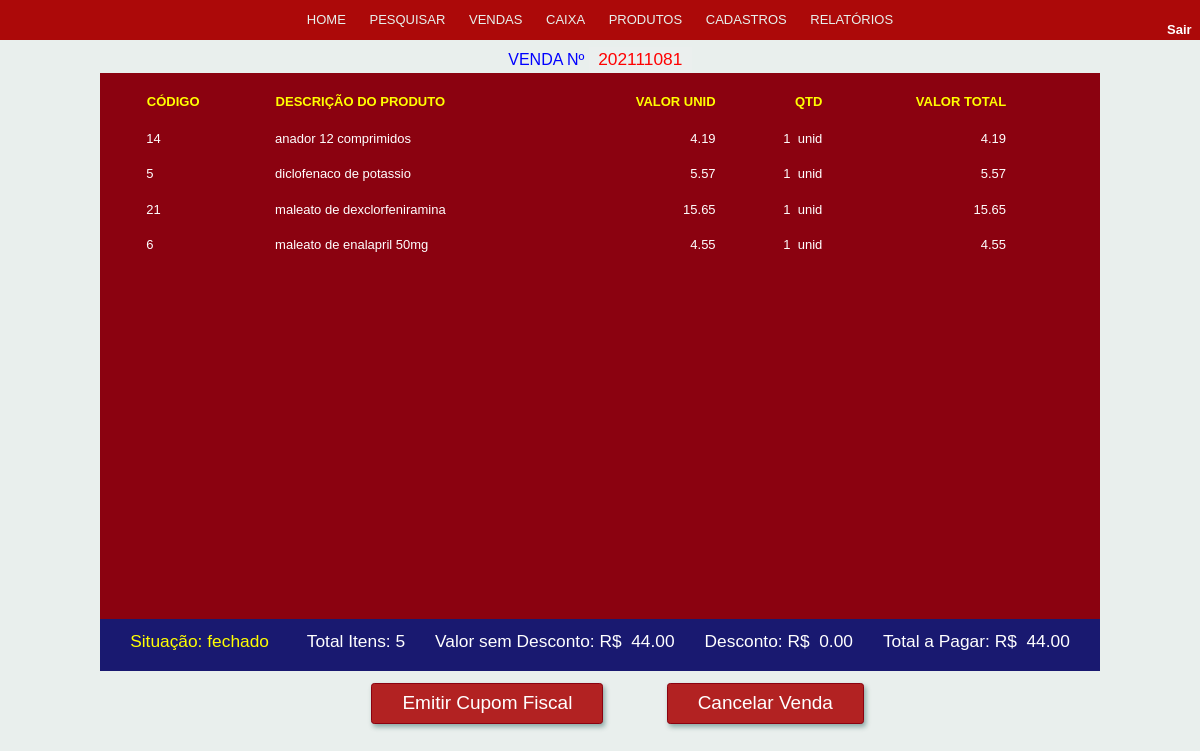
/view/DetalharVenda.php?id_venda_up=46, run on the app's committed database.
### tables this page shows
CREATE TABLE IF NOT EXISTS `venda` (
  `id_venda` INT NOT NULL AUTO_INCREMENT,
  `codigo_venda` INT(15) NOT NULL,
  `pessoa_id_pessoa_vendedor` INT NULL,
  `pessoa_id_pessoa_cliente` INT NULL,
  `data_venda` VARCHAR(11) NULL,
  `tipo_pagamento` ENUM('a vista', 'debito', 'credito') NULL,
  `status_venda` ENUM('aberto', 'fechado', 'cancelado') NULL,
  `valor_venda_sem_desconto` DECIMAL(10,2) NULL,
  `desconto` DECIMAL(10,2) NULL,
  `valor_venda_com_desconto` DECIMAL(10,2) NULL,
  `total_item_venda` INT NULL,
  INDEX `fk_venda_pessoa1_idx` (`pessoa_id_pessoa_vendedor` ASC) ,
  INDEX `fk_venda_pessoa2_idx` (`pessoa_id_pessoa_cliente` ASC) ,
  UNIQUE INDEX `id_venda_UNIQUE` (`id_venda` ASC) ,
  PRIMARY KEY (`id_venda`),
  CONSTRAINT `fk_venda_pessoa1`
    FOREIGN KEY (`pessoa_id_pessoa_vendedor`)
    REFERENCES `pessoa` (`id_pessoa`)
    ON DELETE NO ACTION
    ON UPDATE NO ACTION,
  CONSTRAINT `fk_venda_pessoa2`
    FOREIGN KEY (`pessoa_id_pessoa_cliente`)
    REFERENCES `pessoa` (`id_pessoa`)
    ON DELETE NO ACTION
    ON UPDATE NO ACTION);

CREATE TABLE IF NOT EXISTS `produto` (
  `id_produto` INT NOT NULL AUTO_INCREMENT,
  `nome_produto` VARCHAR(60) NOT NULL,
  `preco_custo` DECIMAL(10,2) NULL,
  `preco_venda` DECIMAL(10,2) NULL,
  `codigo_barras` VARCHAR(45) NULL,
  `pessoa_id_pessoa` INT NOT NULL,
  PRIMARY KEY (`id_produto`),
  INDEX `fk_produto_pessoa1_idx` (`pessoa_id_pessoa` ASC) ,
  CONSTRAINT `fk_produto_pessoa1`
    FOREIGN KEY (`pessoa_id_pessoa`)
    REFERENCES `pessoa` (`id_pessoa`)
    ON DELETE NO ACTION
    ON UPDATE NO ACTION);

CREATE TABLE IF NOT EXISTS `item_Venda` (
  `id_item_venda` INT NOT NULL AUTO_INCREMENT,
  `venda_id_venda` INT NOT NULL,
  `produto_id_produto` INT NOT NULL,
  `quantidade_item` INT NULL,
  `valor_total_item` DECIMAL(10,2) NULL,
  PRIMARY KEY (`id_item_venda`),
  INDEX `fk_Item_Venda_venda1_idx` (`venda_id_venda` ASC) ,
  INDEX `fk_Item_Venda_produto1_idx` (`produto_id_produto` ASC) ,
  CONSTRAINT `fk_Item_Venda_venda1`
    FOREIGN KEY (`venda_id_venda`)
    REFERENCES `venda` (`id_venda`)
    ON DELETE NO ACTION
    ON UPDATE NO ACTION,
  CONSTRAINT `fk_Item_Venda_produto1`
    FOREIGN KEY (`produto_id_produto`)
    REFERENCES `produto` (`id_produto`)
    ON DELETE NO ACTION
    ON UPDATE NO ACTION);

### model/Venda.php (called while the page is built, shortened)
<?php
require_once 'Conexao.php';
require_once 'Produto.php';
require_once 'ItemVenda.php';
class Venda
{
    public function selectVendaId($id_venda)
    {
        $conexao = new Conexao();
        $dados = $conexao->pdo->prepare("SELECT * FROM venda WHERE id_venda = :id");
        $dados->bindValue(":id", $id_venda);
        $dados->execute();
        $dadosSelecionados = $dados->fetchAll(PDO::FETCH_ASSOC);
        return $dadosSelecionados;
    }
}
?>

### model/Conexao.php (called while the page is built, shortened)
<?php
class Conexao {
   public $dbname = "projeto_cristofarma";
   public $host = "localhost";
   public $user = "root";
   public $senha = "";
    function __construct()
    {
        try {
            $this->pdo  = new PDO("mysql:dbname=" . $this->dbname . ";host=" . $this->host, $this->user, $this->senha);
        } catch (PDOException $e) {
            echo "Erro com Banco de Dados: " . $e->getMessage();
            exit();
        } catch (Exception $e) {
            echo "Erro Generico: " . $e->getMessage();
            exit();
        }
    }
}
?>

### model/ItemVenda.php (called while the page is built, shortened)
<?php
require_once 'Produto.php';
require_once 'Venda.php';
require_once 'Conexao.php';
class ItemVenda
{
    public function selectItemVendaLikeId($id_venda){
        $conexao = new Conexao();
        $dados = $conexao->pdo->prepare(" SELECT * FROM item_venda WHERE venda_id_venda = :idv");
        $dados->bindValue("idv", $id_venda);
        $dados->execute();
        $dadosSelecionados = $dados->fetchAll(PDO::FETCH_ASSOC);
        return $dadosSelecionados;
    }
}
?>

### model/Produto.php (called while the page is built, shortened)
<?php
require_once 'Conexao.php';
require_once 'Venda.php';
class Produto
{
        public function selectProduto($id_up)
    {
        $conexao = new Conexao();
        $dados  = $conexao->pdo->prepare("SELECT * FROM produto WHERE id_produto = :id" );
        $dados->bindValue("id", $id_up);
        $dados->execute();
        $dadosSelecionados = $dados->fetch(PDO::FETCH_ASSOC);
        return $dadosSelecionados;
    }
}
?>

### view/DetalharVenda.php (the view, shortened to what this page needs)
<!doctype html>
<html lang="pt">
<head>
  <link rel="stylesheet" href="../css/bootstrap/nav/navegador.css">
  <link rel="stylesheet" href="../css/estilo.css">
</head>
<body>
  <header>
    <nav class="dp-menu">
      <ul>
        <li><a href="home.php">HOME</a></li>
        <li><a href="#">PESQUISAR</a>
        </li>
        <li><a href="Vendas.php">VENDAS</a></li>
        <li><a href="Caixa.php">CAIXA</a></li>
        <li><a href="#">PRODUTOS</a>
        </li>
        <li><a href="Cadastros.php">CADASTROS</a></li>
        <li><a href="#">RELATÓRIOS</a>
      </ul>
    </nav>
  </header>
  <div id="divSair">
    <a href="../index.php">Sair</a>
  </div>
  <section id="detalharVenda" style="height: 610px;; border: none;">
    <form id="detalharVenda" style="margin-left: 1%; margin-right: 1%;" action="" method="POST">
      <?php
      require_once '../model/Produto.php';
      require_once '../model/Venda.php';
      require_once '../model/Cupom.php';
      $produto = new Produto();
      $itemVenda = new ItemVenda();
      $venda = new Venda();
      if (isset($_GET['id_venda_up'])) {
        $id_venda = $_GET['id_venda_up'];
        $vendaReturn = $venda->selectVendaId($id_venda);
        $codigo_venda_return = $vendaReturn[0]['codigo_venda'];
        $valor_venda_return = $vendaReturn[0]['valor_venda_com_desconto'];
        $total_item_venda_return = $vendaReturn[0]['total_item_venda'];
      }
      ?><br>
      <legend style="color: white; float: left; font-size: 12pt; margin-top: -2%; color: blue;"> VENDA Nº <input id="saidaIdVendaFecharCaixa" size="8" value="<?php echo $codigo_venda_return; ?>" style=" color: red; text-align: center; margin-top: -30%; border: none;
           text-decoration: none; font-size: 13pt;" disabled>
        <div style="height: 46em; width: 85%; margin-left: auto; margin-right: auto; background-color: #191970;">
          <div id="descricaoVendaCaixa" class="scroll" style="width: 100%; height: 42em; margin-left: auto; margin-right: auto; ">
            <?php
            if (isset($vendaReturn) && !empty($vendaReturn)) {
              $itemVendaReturn = $itemVenda->selectItemVendaLikeId($id_venda);
            ?><br>
              <table style="width: 96%; text-align: right; color: white; margin-top: -2%; margin-left: 2%;">
              <?php
          echo '<thead>';
              echo '<tr>';
              echo '<th style="text-align: left; background-color: #8b0210; color: yellow; border: solid 1px #8b0210; "> CÓDIGO </th>';
              echo '<th  style="text-align: left; background-color: #8b0210; color: yellow; border: solid 1px 8b0210;"> DESCRIÇÃO DO PRODUTO</th>';
              echo '<th  style="text-align: right; background-color: #8b0210; color: yellow; border: solid 1px 8b0210;"> VALOR UNID </th>';
              echo '<th style="text-align: right; background-color: #8b0210; color: yellow; border: solid 1px 8b0210;"> QTD </th>';
              echo '<th style="text-align: right; background-color: #8b0210; color: yellow; border: solid 1px 8b0210;"> VALOR TOTAL';
              echo '</th>';
          echo '</thead>';
          echo '<tbody>';
              for ($i = 0; $i < count($itemVendaReturn); $i++) {
                echo '<tr>';
                foreach ($itemVendaReturn[$i] as $key => $value) {
                  if ($key == "produto_id_produto")
                  {
                    $dados = $produto->selectProduto($value);
                    echo "<td style='text-align: left;'>" . $dados['id_produto'] . "</td>";
                    echo "<td style='text-align: left;'>" . $dados['nome_produto'] . "</td>";
                  }
                }
                foreach ($itemVendaReturn[$i] as $key => $value) {
                  if ($key == "valor_total_item")
                  {
                    echo "<td>" . $dados['preco_venda'] . "</td>";
                  }
                }
                foreach ($itemVendaReturn[$i] as $key => $value) {
                  if ($key == "quantidade_item")
                  {
                    echo "<td>" . $value . '&nbsp unid' . "</td>";
                  }
                }
                foreach ($itemVendaReturn[$i] as $key => $value) {
                  if ($key == "valor_total_item")
                  {
                    echo "<td>" . $value . "</td>";
                    echo "<td>" . "</td>";
                  }
                }
                echo "</tr>";
                echo '</tbody>';
              }
            }
              ?>
              </table>
          </div>
          <div id="resumoVenda">
          <?php
            if (isset($vendaReturn) && !empty($vendaReturn)) {
              echo '<span style=" color: white; font-size: 13pt; font-family: Arial, Helvetica, sans-serif; float: right;
              margin-right: 3%; margin-top: 1%"> Total a Pagar: R$ &nbsp;' . $valor_venda_return.'</span>';
              echo '<span style=" color: white; font-size: 13pt; font-family: Arial, Helvetica, sans-serif; float: right;
                margin-right: 3%;  margin-top: 1%"> Desconto: R$ &nbsp;' . $vendaReturn[0]['desconto'].'</span>';
              echo '<span style=" color: white; font-size: 13pt; font-family: Arial, Helvetica, sans-serif; float: right;
                margin-right: 3%;  margin-top: 1%"> Valor sem Desconto: R$ &nbsp;' . $vendaReturn[0]['valor_venda_sem_desconto'].'</span>';
              echo '<span style=" color: white; font-size: 13pt; font-family: Arial, Helvetica, sans-serif; float: right;
                margin-right: 3%;  margin-top: 1%"> Total Itens:&nbsp;'.$total_item_venda_return.'</span>';
              echo '<span style=" color: yellow; font-size: 13pt; font-family: Arial, Helvetica, sans-serif; float: left ;
                margin-left: 3%;  margin-top: 1%"> Situação:&nbsp;'.$vendaReturn[0]['status_venda'].'</span>';
            }
          ?>
          </div>
        </div>
    <?php
        $status = $vendaReturn[0]['status_venda'];
    if ($status == 'fechado') {
    ?>
        <a class="btn btn-outline-danger" id="btnGerarNotaFiscal" name="gerarCumpom" href="CupomPdf.php?id_venda_cupom=<?php echo $id_venda; ?>"
        target="_blank" style="margin-left: 3%; margin-right: 5%; margin-top: 1%; color: white;">Emitir Cupom Fiscal</a>
        <input class="btn btn-outline-danger" type="submit"  id="cancelarVenda" name="cancelarVenda" value="Cancelar Venda" onclick="" style="margin-top: 1%;">
    <?php
    } else {
    ?>
        <input class="btn btn-outline-danger" type="submit"  id="cancelarVenda" name="cancelarVenda" value="Estornar Venda" onclick="" style="margin-left: 7%; margin-right: 5%; margin-top: 1%;">
    <?php
    }
  ?>
    </form>
  </section>
</body>
</html>

### css/estilo.css (style rules this page uses)
* { padding: 0px; margin: 0px; font-family: sans-serif; font-size: 13px; }
legend { text-align: center; font-size: 15pt; margin-top: 0px; }
input { font-size: 13pt; }
.btn { padding: 5px 30px; text-align: center; text-decoration: none; display: inline-block; font-size: 19px; box-shadow: 2px 3px 5px rgb(10 74 67 / 42%); }
.btn-outline-danger { color: #fff; background-color: #B22222; border: #8b0210 solid 1px; }
#descricaoVendaCaixa { background-color: #8b0210; width: 100%; height: 42em; padding: 1%; }
.scroll { max-width: 100%; overflow: auto; }
#divSair { width: 2%; font-size: 12pt; float: right; margin-right: 1%; margin-left: 80%; margin-top: -3%; }
#divSair a { color: white; font-weight: bolder; padding: 3px; }

### data on the page
venda: codigo_venda "202111081", valor_venda_com_desconto "44.00", desconto "0.00", valor_venda_sem_desconto "44.00", total_item_venda "5", status_venda "fechado"
produto: id_produto "14", nome_produto "anador 12 comprimidos", preco_venda "4.19"
item_venda: quantidade_item "1", valor_total_item "4.19"
produto: id_produto "5", nome_produto "diclofenaco de potassio", preco_venda "5.57"
item_venda: quantidade_item "1", valor_total_item "5.57"
produto: id_produto "21", nome_produto "maleato de dexclorfeniramina", preco_venda "15.65"
item_venda: quantidade_item "1", valor_total_item "15.65"
produto: id_produto "6", nome_produto "maleato de enalapril 50mg", preco_venda "4.55"
item_venda: quantidade_item "1", valor_total_item "4.55"
